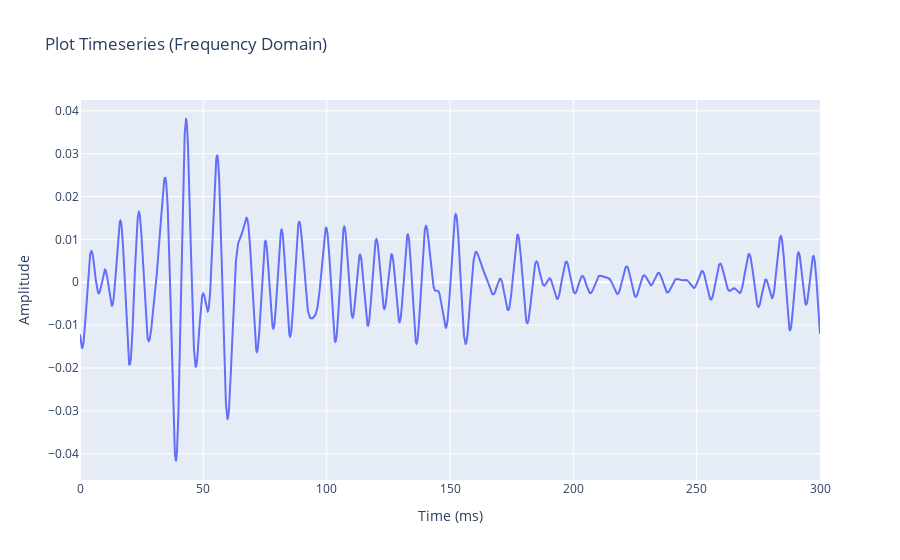

Write notebook code for a chart like this one.
### Code cell
# trace1 digunakan untuk menampilkan plot dari fft
trace1 = go.Scatter(
    x = time_vec,
    y = filterred_sig,
    mode = 'lines',
    name = 'Ax'
)

layout = go.Layout(
    title = "Plot Timeseries (Frequency Domain)",
    xaxis = {'title' : "Time (ms)"},
    yaxis = {'title' : "Amplitude"}
)
fig = go.Figure(data=[trace1], layout=layout)
fig.show()

### Figure 1 — Plotly figure (JSON) as saved in the notebook; plotly's stock layout.template omitted (floating-point values rounded to 4 significant figures; data arrays with more than 128 entries replaced by an {"elided": "..."} marker saying what was removed)
{"data": [{"mode": "lines", "name": "Ax", "type": "scatter", "x": {"elided": "14400 float values"}, "y": {"elided": "14400 float values"}}], "layout": {"title": {"text": "Plot Timeseries (Frequency Domain)"}, "xaxis": {"title": {"text": "Time (ms)"}}, "yaxis": {"title": {"text": "Amplitude"}}}}
